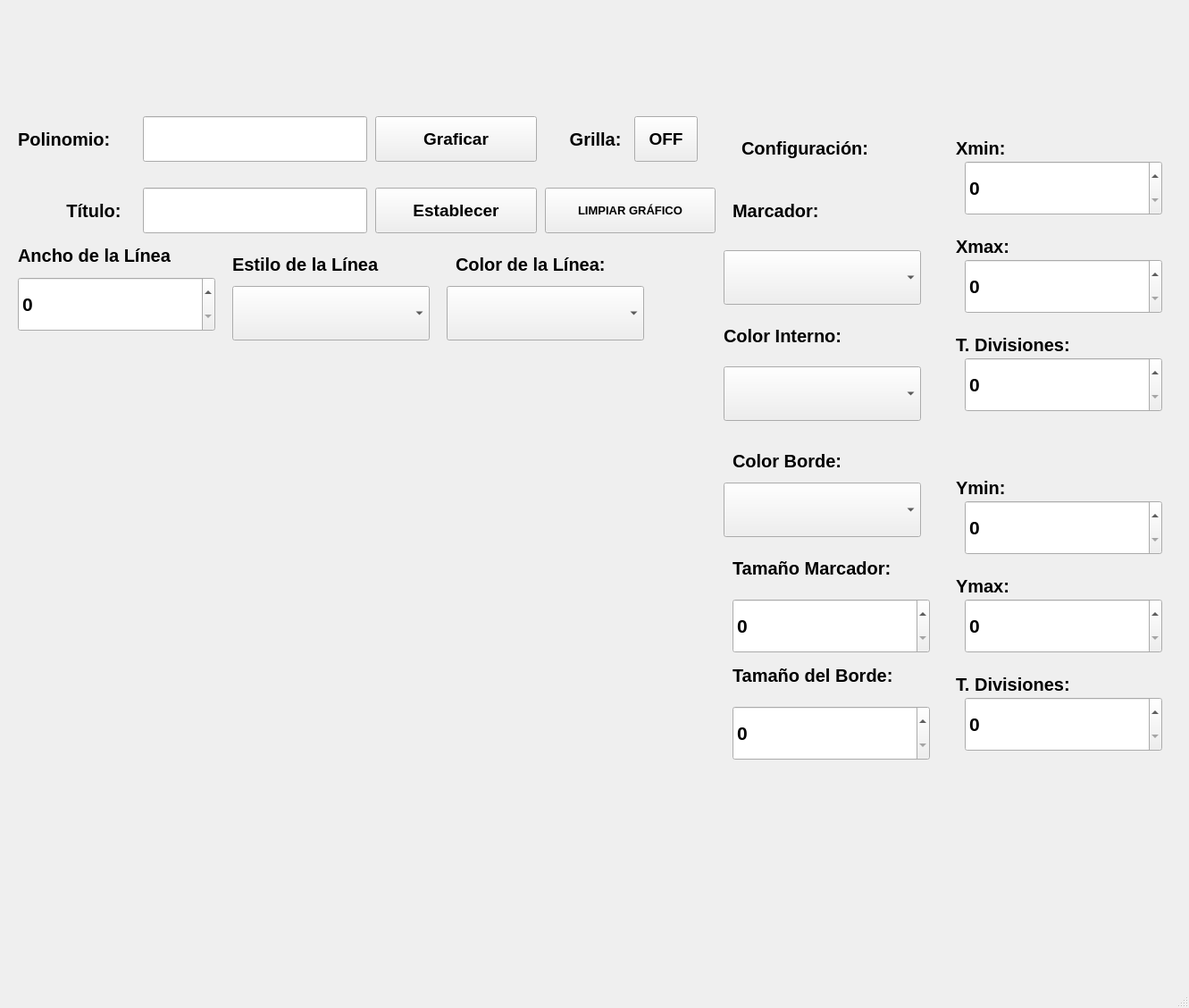
<?xml version="1.0" encoding="UTF-8"?>
<ui version="4.0">
 <class>MainWindow</class>
 <widget class="QMainWindow" name="MainWindow">
  <property name="geometry">
   <rect>
    <x>0</x>
    <y>0</y>
    <width>1331</width>
    <height>1128</height>
   </rect>
  </property>
  <property name="windowTitle">
   <string>MainWindow</string>
  </property>
  <widget class="QWidget" name="centralwidget">
   <widget class="QPushButton" name="btn_graficar">
    <property name="geometry">
     <rect>
      <x>420</x>
      <y>130</y>
      <width>181</width>
      <height>51</height>
     </rect>
    </property>
    <property name="font">
     <font>
      <pointsize>14</pointsize>
      <weight>75</weight>
      <bold>true</bold>
     </font>
    </property>
    <property name="text">
     <string>Graficar</string>
    </property>
   </widget>
   <widget class="QLabel" name="label">
    <property name="geometry">
     <rect>
      <x>20</x>
      <y>130</y>
      <width>141</width>
      <height>51</height>
     </rect>
    </property>
    <property name="font">
     <font>
      <pointsize>15</pointsize>
      <weight>75</weight>
      <bold>true</bold>
     </font>
    </property>
    <property name="text">
     <string>Polinomio: </string>
    </property>
   </widget>
   <widget class="QLineEdit" name="txt_polinomio">
    <property name="geometry">
     <rect>
      <x>160</x>
      <y>130</y>
      <width>251</width>
      <height>51</height>
     </rect>
    </property>
   </widget>
   <widget class="QLabel" name="label_2">
    <property name="geometry">
     <rect>
      <x>50</x>
      <y>210</y>
      <width>91</width>
      <height>51</height>
     </rect>
    </property>
    <property name="font">
     <font>
      <pointsize>15</pointsize>
      <weight>75</weight>
      <bold>true</bold>
     </font>
    </property>
    <property name="text">
     <string>Título: </string>
    </property>
    <property name="alignment">
     <set>Qt::AlignRight|Qt::AlignTrailing|Qt::AlignVCenter</set>
    </property>
   </widget>
   <widget class="QLineEdit" name="txt_titulo">
    <property name="geometry">
     <rect>
      <x>160</x>
      <y>210</y>
      <width>251</width>
      <height>51</height>
     </rect>
    </property>
   </widget>
   <widget class="QPushButton" name="btn_titulo">
    <property name="geometry">
     <rect>
      <x>420</x>
      <y>210</y>
      <width>181</width>
      <height>51</height>
     </rect>
    </property>
    <property name="font">
     <font>
      <pointsize>14</pointsize>
      <weight>75</weight>
      <bold>true</bold>
     </font>
    </property>
    <property name="text">
     <string>Establecer</string>
    </property>
   </widget>
   <widget class="QLabel" name="label_3">
    <property name="geometry">
     <rect>
      <x>620</x>
      <y>130</y>
      <width>81</width>
      <height>51</height>
     </rect>
    </property>
    <property name="font">
     <font>
      <pointsize>15</pointsize>
      <weight>75</weight>
      <bold>true</bold>
     </font>
    </property>
    <property name="text">
     <string>Grilla: </string>
    </property>
    <property name="alignment">
     <set>Qt::AlignRight|Qt::AlignTrailing|Qt::AlignVCenter</set>
    </property>
   </widget>
   <widget class="QPushButton" name="btn_grilla">
    <property name="geometry">
     <rect>
      <x>710</x>
      <y>130</y>
      <width>71</width>
      <height>51</height>
     </rect>
    </property>
    <property name="font">
     <font>
      <pointsize>14</pointsize>
      <weight>75</weight>
      <bold>true</bold>
     </font>
    </property>
    <property name="text">
     <string>OFF</string>
    </property>
   </widget>
   <widget class="QWidget" name="verticalLayoutWidget">
    <property name="geometry">
     <rect>
      <x>10</x>
      <y>390</y>
      <width>744</width>
      <height>672</height>
     </rect>
    </property>
    <layout class="QVBoxLayout" name="verticalLayout">
     <item>
      <widget class="QLabel" name="label_15">
       <property name="text">
        <string/>
       </property>
       <property name="scaledContents">
        <bool>true</bool>
       </property>
      </widget>
     </item>
    </layout>
   </widget>
   <widget class="QPushButton" name="btn_limpiar">
    <property name="geometry">
     <rect>
      <x>610</x>
      <y>210</y>
      <width>191</width>
      <height>51</height>
     </rect>
    </property>
    <property name="font">
     <font>
      <pointsize>10</pointsize>
      <weight>75</weight>
      <bold>true</bold>
     </font>
    </property>
    <property name="text">
     <string>LIMPIAR GRÁFICO</string>
    </property>
   </widget>
   <widget class="QLabel" name="label_4">
    <property name="geometry">
     <rect>
      <x>830</x>
      <y>140</y>
      <width>201</width>
      <height>51</height>
     </rect>
    </property>
    <property name="font">
     <font>
      <pointsize>15</pointsize>
      <weight>75</weight>
      <bold>true</bold>
     </font>
    </property>
    <property name="text">
     <string>Configuración: </string>
    </property>
   </widget>
   <widget class="QLabel" name="label_5">
    <property name="geometry">
     <rect>
      <x>260</x>
      <y>270</y>
      <width>231</width>
      <height>51</height>
     </rect>
    </property>
    <property name="font">
     <font>
      <pointsize>15</pointsize>
      <weight>75</weight>
      <bold>true</bold>
     </font>
    </property>
    <property name="text">
     <string>Estilo de la Línea</string>
    </property>
   </widget>
   <widget class="QLabel" name="label_6">
    <property name="geometry">
     <rect>
      <x>510</x>
      <y>270</y>
      <width>211</width>
      <height>51</height>
     </rect>
    </property>
    <property name="font">
     <font>
      <pointsize>15</pointsize>
      <weight>75</weight>
      <bold>true</bold>
     </font>
    </property>
    <property name="text">
     <string>Color de la Línea:</string>
    </property>
   </widget>
   <widget class="QLabel" name="label_7">
    <property name="geometry">
     <rect>
      <x>20</x>
      <y>260</y>
      <width>231</width>
      <height>51</height>
     </rect>
    </property>
    <property name="font">
     <font>
      <pointsize>15</pointsize>
      <weight>75</weight>
      <bold>true</bold>
     </font>
    </property>
    <property name="text">
     <string>Ancho de la Línea </string>
    </property>
   </widget>
   <widget class="QComboBox" name="cb_estiloLinea">
    <property name="geometry">
     <rect>
      <x>260</x>
      <y>320</y>
      <width>221</width>
      <height>61</height>
     </rect>
    </property>
    <property name="font">
     <font>
      <pointsize>16</pointsize>
      <weight>75</weight>
      <bold>true</bold>
     </font>
    </property>
   </widget>
   <widget class="QComboBox" name="cb_ColorLinea">
    <property name="geometry">
     <rect>
      <x>500</x>
      <y>320</y>
      <width>221</width>
      <height>61</height>
     </rect>
    </property>
    <property name="font">
     <font>
      <pointsize>16</pointsize>
      <weight>75</weight>
      <bold>true</bold>
     </font>
    </property>
   </widget>
   <widget class="QSpinBox" name="sp_anchoLinea">
    <property name="geometry">
     <rect>
      <x>20</x>
      <y>310</y>
      <width>221</width>
      <height>61</height>
     </rect>
    </property>
    <property name="font">
     <font>
      <pointsize>16</pointsize>
      <weight>75</weight>
      <bold>true</bold>
     </font>
    </property>
   </widget>
   <widget class="QLabel" name="label_8">
    <property name="geometry">
     <rect>
      <x>1070</x>
      <y>140</y>
      <width>91</width>
      <height>51</height>
     </rect>
    </property>
    <property name="font">
     <font>
      <pointsize>15</pointsize>
      <weight>75</weight>
      <bold>true</bold>
     </font>
    </property>
    <property name="text">
     <string>Xmin:</string>
    </property>
   </widget>
   <widget class="QLabel" name="label_9">
    <property name="geometry">
     <rect>
      <x>1070</x>
      <y>250</y>
      <width>91</width>
      <height>51</height>
     </rect>
    </property>
    <property name="font">
     <font>
      <pointsize>15</pointsize>
      <weight>75</weight>
      <bold>true</bold>
     </font>
    </property>
    <property name="text">
     <string>Xmax:</string>
    </property>
   </widget>
   <widget class="QLabel" name="label_12">
    <property name="geometry">
     <rect>
      <x>1070</x>
      <y>360</y>
      <width>171</width>
      <height>51</height>
     </rect>
    </property>
    <property name="font">
     <font>
      <pointsize>15</pointsize>
      <weight>75</weight>
      <bold>true</bold>
     </font>
    </property>
    <property name="text">
     <string>T. Divisiones: </string>
    </property>
   </widget>
   <widget class="QSpinBox" name="sp_Xmin">
    <property name="geometry">
     <rect>
      <x>1080</x>
      <y>180</y>
      <width>221</width>
      <height>61</height>
     </rect>
    </property>
    <property name="font">
     <font>
      <pointsize>16</pointsize>
      <weight>75</weight>
      <bold>true</bold>
     </font>
    </property>
   </widget>
   <widget class="QSpinBox" name="sp_Xmax">
    <property name="geometry">
     <rect>
      <x>1080</x>
      <y>290</y>
      <width>221</width>
      <height>61</height>
     </rect>
    </property>
    <property name="font">
     <font>
      <pointsize>16</pointsize>
      <weight>75</weight>
      <bold>true</bold>
     </font>
    </property>
   </widget>
   <widget class="QSpinBox" name="sp_divisionesX">
    <property name="geometry">
     <rect>
      <x>1080</x>
      <y>400</y>
      <width>221</width>
      <height>61</height>
     </rect>
    </property>
    <property name="font">
     <font>
      <pointsize>16</pointsize>
      <weight>75</weight>
      <bold>true</bold>
     </font>
    </property>
   </widget>
   <widget class="QSpinBox" name="sp_divisionesY">
    <property name="geometry">
     <rect>
      <x>1080</x>
      <y>780</y>
      <width>221</width>
      <height>61</height>
     </rect>
    </property>
    <property name="font">
     <font>
      <pointsize>16</pointsize>
      <weight>75</weight>
      <bold>true</bold>
     </font>
    </property>
   </widget>
   <widget class="QSpinBox" name="sp_Ymin">
    <property name="geometry">
     <rect>
      <x>1080</x>
      <y>560</y>
      <width>221</width>
      <height>61</height>
     </rect>
    </property>
    <property name="font">
     <font>
      <pointsize>16</pointsize>
      <weight>75</weight>
      <bold>true</bold>
     </font>
    </property>
   </widget>
   <widget class="QSpinBox" name="sp_Ymax">
    <property name="geometry">
     <rect>
      <x>1080</x>
      <y>670</y>
      <width>221</width>
      <height>61</height>
     </rect>
    </property>
    <property name="font">
     <font>
      <pointsize>16</pointsize>
      <weight>75</weight>
      <bold>true</bold>
     </font>
    </property>
   </widget>
   <widget class="QLabel" name="label_10">
    <property name="geometry">
     <rect>
      <x>1070</x>
      <y>630</y>
      <width>91</width>
      <height>51</height>
     </rect>
    </property>
    <property name="font">
     <font>
      <pointsize>15</pointsize>
      <weight>75</weight>
      <bold>true</bold>
     </font>
    </property>
    <property name="text">
     <string>Ymax:</string>
    </property>
   </widget>
   <widget class="QLabel" name="label_11">
    <property name="geometry">
     <rect>
      <x>1070</x>
      <y>520</y>
      <width>91</width>
      <height>51</height>
     </rect>
    </property>
    <property name="font">
     <font>
      <pointsize>15</pointsize>
      <weight>75</weight>
      <bold>true</bold>
     </font>
    </property>
    <property name="text">
     <string>Ymin:</string>
    </property>
   </widget>
   <widget class="QLabel" name="label_13">
    <property name="geometry">
     <rect>
      <x>1070</x>
      <y>740</y>
      <width>171</width>
      <height>51</height>
     </rect>
    </property>
    <property name="font">
     <font>
      <pointsize>15</pointsize>
      <weight>75</weight>
      <bold>true</bold>
     </font>
    </property>
    <property name="text">
     <string>T. Divisiones: </string>
    </property>
   </widget>
   <widget class="QLabel" name="label_17">
    <property name="geometry">
     <rect>
      <x>820</x>
      <y>210</y>
      <width>211</width>
      <height>51</height>
     </rect>
    </property>
    <property name="font">
     <font>
      <pointsize>15</pointsize>
      <weight>75</weight>
      <bold>true</bold>
     </font>
    </property>
    <property name="text">
     <string>Marcador:</string>
    </property>
   </widget>
   <widget class="QLabel" name="label_18">
    <property name="geometry">
     <rect>
      <x>810</x>
      <y>350</y>
      <width>211</width>
      <height>51</height>
     </rect>
    </property>
    <property name="font">
     <font>
      <pointsize>15</pointsize>
      <weight>75</weight>
      <bold>true</bold>
     </font>
    </property>
    <property name="text">
     <string>Color Interno:</string>
    </property>
   </widget>
   <widget class="QLabel" name="label_19">
    <property name="geometry">
     <rect>
      <x>820</x>
      <y>730</y>
      <width>241</width>
      <height>51</height>
     </rect>
    </property>
    <property name="font">
     <font>
      <pointsize>15</pointsize>
      <weight>75</weight>
      <bold>true</bold>
     </font>
    </property>
    <property name="text">
     <string>Tamaño del Borde:</string>
    </property>
   </widget>
   <widget class="QLabel" name="label_20">
    <property name="geometry">
     <rect>
      <x>820</x>
      <y>490</y>
      <width>211</width>
      <height>51</height>
     </rect>
    </property>
    <property name="font">
     <font>
      <pointsize>15</pointsize>
      <weight>75</weight>
      <bold>true</bold>
     </font>
    </property>
    <property name="text">
     <string>Color Borde:</string>
    </property>
   </widget>
   <widget class="QComboBox" name="cb_Marcador">
    <property name="geometry">
     <rect>
      <x>810</x>
      <y>280</y>
      <width>221</width>
      <height>61</height>
     </rect>
    </property>
    <property name="font">
     <font>
      <pointsize>16</pointsize>
      <weight>75</weight>
      <bold>true</bold>
     </font>
    </property>
   </widget>
   <widget class="QComboBox" name="cb_ColorInterno">
    <property name="geometry">
     <rect>
      <x>810</x>
      <y>410</y>
      <width>221</width>
      <height>61</height>
     </rect>
    </property>
    <property name="font">
     <font>
      <pointsize>16</pointsize>
      <weight>75</weight>
      <bold>true</bold>
     </font>
    </property>
   </widget>
   <widget class="QComboBox" name="cb_CBorde">
    <property name="geometry">
     <rect>
      <x>810</x>
      <y>540</y>
      <width>221</width>
      <height>61</height>
     </rect>
    </property>
    <property name="font">
     <font>
      <pointsize>16</pointsize>
      <weight>75</weight>
      <bold>true</bold>
     </font>
    </property>
   </widget>
   <widget class="QSpinBox" name="sp_TBorde">
    <property name="geometry">
     <rect>
      <x>820</x>
      <y>790</y>
      <width>221</width>
      <height>61</height>
     </rect>
    </property>
    <property name="font">
     <font>
      <pointsize>16</pointsize>
      <weight>75</weight>
      <bold>true</bold>
     </font>
    </property>
   </widget>
   <widget class="QLabel" name="label_21">
    <property name="geometry">
     <rect>
      <x>820</x>
      <y>610</y>
      <width>241</width>
      <height>51</height>
     </rect>
    </property>
    <property name="font">
     <font>
      <pointsize>15</pointsize>
      <weight>75</weight>
      <bold>true</bold>
     </font>
    </property>
    <property name="text">
     <string>Tamaño Marcador:</string>
    </property>
   </widget>
   <widget class="QSpinBox" name="sp_TMarcador">
    <property name="geometry">
     <rect>
      <x>820</x>
      <y>670</y>
      <width>221</width>
      <height>61</height>
     </rect>
    </property>
    <property name="font">
     <font>
      <pointsize>16</pointsize>
      <weight>75</weight>
      <bold>true</bold>
     </font>
    </property>
   </widget>
   <widget class="QLabel" name="label_22">
    <property name="geometry">
     <rect>
      <x>0</x>
      <y>0</y>
      <width>1151</width>
      <height>121</height>
     </rect>
    </property>
    <property name="text">
     <string/>
    </property>
    <property name="pixmap">
     <pixmap resource="recursos_proyecto.qrc">:/Logo uat/Imagenes/uat.png</pixmap>
    </property>
    <property name="scaledContents">
     <bool>true</bool>
    </property>
   </widget>
   <widget class="QLabel" name="label_14">
    <property name="geometry">
     <rect>
      <x>1150</x>
      <y>0</y>
      <width>171</width>
      <height>111</height>
     </rect>
    </property>
    <property name="text">
     <string/>
    </property>
    <property name="pixmap">
     <pixmap resource="recursos_proyecto.qrc">:/Icono/Imagenes/MicrosoftTeams-image.png</pixmap>
    </property>
    <property name="scaledContents">
     <bool>true</bool>
    </property>
   </widget>
  </widget>
  <widget class="QMenuBar" name="menubar">
   <property name="geometry">
    <rect>
     <x>0</x>
     <y>0</y>
     <width>1331</width>
     <height>26</height>
    </rect>
   </property>
  </widget>
  <widget class="QStatusBar" name="statusbar"/>
 </widget>
 <resources>
  <include location="recursos_proyecto.qrc"/>
 </resources>
 <connections/>
</ui>
